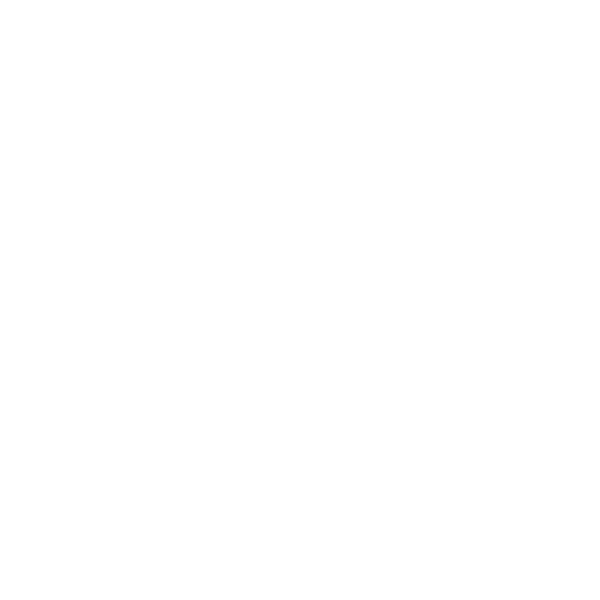
Frame 1 (no input)
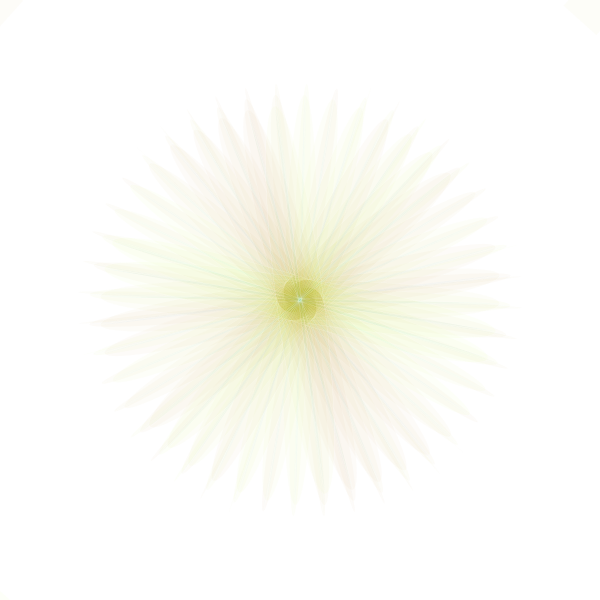
Frame 60 (the mouse pressed at the canvas centre just before this capture)
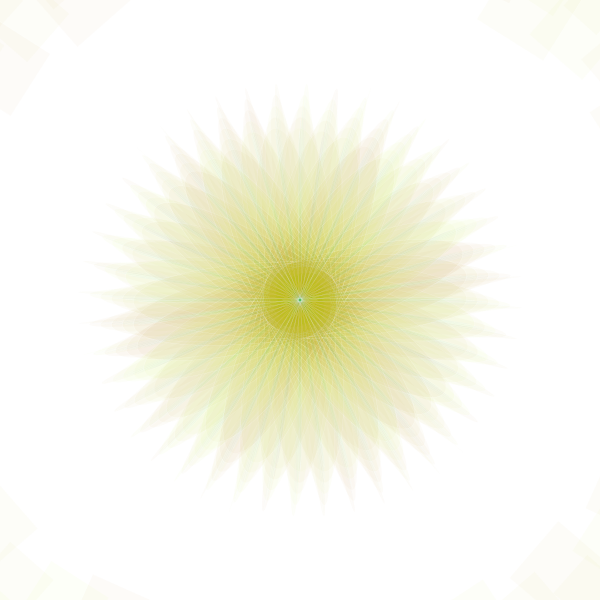
Frame 120 (the mouse held since frame 60 and released just before this capture)

The Processing sketch that drew these frames (run headless with seeded random() and noise(); from frame 60 on, the mouse is pressed at the canvas centre):

// Processing sketch: processing_111487
// ── processing_111487.pde

float x, y;
float a = 0;
float s;
float r = 450;
float diff = 1;
float p, q;

//color col = color(255,0,0);

void setup() {
  size(600, 600);
  background(255);
}

void draw() {

  fill(200, random(100, 250), 0, 7); 
  a = a + 0.0001;
  s = a * 20;

  x = r * cos(a); 
  y = r * sin(s);

  strokeWeight(0.1); 
  // noStroke(); 
  stroke(255);

  translate(width/2, height/2); 
  rotate(r); 
  ellipse(0, 0, x, y);

  //fill(200,100,0,10); 
  rect(x, 0, x, y);
  //line( 0, 0, x, y); 

  fill(0, random(100, 250), 200, 7); 
  p = r * -cos(s);
  q = r * sin(a);
  ellipse(0, 0, p, q);
 // rect(p, 0, p, q);


  r = r - diff;

  if ( r == 0 || r == 450) { 
    diff =  diff * -1;
  }
}
